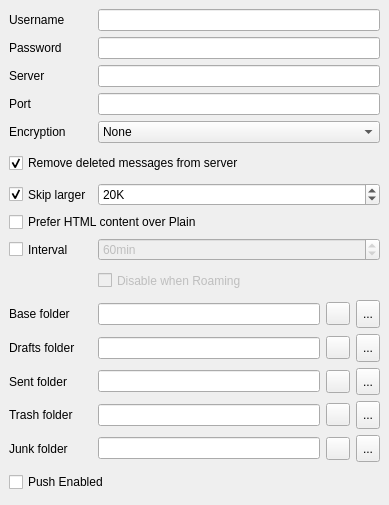
<?xml version="1.0" encoding="UTF-8"?>
<ui version="4.0">
 <class>ImapSettings</class>
 <widget class="QWidget" name="ImapSettings">
  <property name="geometry">
   <rect>
    <x>0</x>
    <y>0</y>
    <width>389</width>
    <height>505</height>
   </rect>
  </property>
  <property name="windowTitle">
   <string>Form</string>
  </property>
  <layout class="QVBoxLayout" name="verticalLayout">
   <property name="spacing">
    <number>-1</number>
   </property>
   <property name="margin">
    <number>0</number>
   </property>
   <item>
    <widget class="QScrollArea" name="scrollArea_2">
     <property name="focusPolicy">
      <enum>Qt::NoFocus</enum>
     </property>
     <property name="frameShape">
      <enum>QFrame::NoFrame</enum>
     </property>
     <property name="lineWidth">
      <number>0</number>
     </property>
     <property name="horizontalScrollBarPolicy">
      <enum>Qt::ScrollBarAlwaysOff</enum>
     </property>
     <property name="widgetResizable">
      <bool>true</bool>
     </property>
     <widget class="QWidget" name="scrollAreaWidgetContents_2">
      <property name="geometry">
       <rect>
        <x>0</x>
        <y>0</y>
        <width>389</width>
        <height>505</height>
       </rect>
      </property>
      <layout class="QGridLayout" name="gridlayout1">
       <item row="0" column="0">
        <widget class="QLabel" name="usernameLabel">
         <property name="sizePolicy">
          <sizepolicy hsizetype="Minimum" vsizetype="Minimum">
           <horstretch>0</horstretch>
           <verstretch>0</verstretch>
          </sizepolicy>
         </property>
         <property name="text">
          <string>Username</string>
         </property>
         <property name="buddy">
          <cstring>mailUserInput</cstring>
         </property>
        </widget>
       </item>
       <item row="0" column="1">
        <widget class="QLineEdit" name="mailUserInput">
         <property name="sizePolicy">
          <sizepolicy hsizetype="Expanding" vsizetype="Fixed">
           <horstretch>0</horstretch>
           <verstretch>0</verstretch>
          </sizepolicy>
         </property>
        </widget>
       </item>
       <item row="1" column="0">
        <widget class="QLabel" name="passwordLabel">
         <property name="sizePolicy">
          <sizepolicy hsizetype="Minimum" vsizetype="Minimum">
           <horstretch>0</horstretch>
           <verstretch>0</verstretch>
          </sizepolicy>
         </property>
         <property name="text">
          <string>Password</string>
         </property>
         <property name="buddy">
          <cstring>mailPasswInput</cstring>
         </property>
        </widget>
       </item>
       <item row="1" column="1">
        <widget class="QLineEdit" name="mailPasswInput">
         <property name="sizePolicy">
          <sizepolicy hsizetype="Expanding" vsizetype="Fixed">
           <horstretch>0</horstretch>
           <verstretch>0</verstretch>
          </sizepolicy>
         </property>
         <property name="echoMode">
          <enum>QLineEdit::Password</enum>
         </property>
        </widget>
       </item>
       <item row="2" column="0">
        <widget class="QLabel" name="serverLabel">
         <property name="sizePolicy">
          <sizepolicy hsizetype="Minimum" vsizetype="Minimum">
           <horstretch>0</horstretch>
           <verstretch>0</verstretch>
          </sizepolicy>
         </property>
         <property name="text">
          <string>Server</string>
         </property>
         <property name="buddy">
          <cstring>mailServerInput</cstring>
         </property>
        </widget>
       </item>
       <item row="2" column="1">
        <widget class="QLineEdit" name="mailServerInput">
         <property name="sizePolicy">
          <sizepolicy hsizetype="Expanding" vsizetype="Fixed">
           <horstretch>0</horstretch>
           <verstretch>0</verstretch>
          </sizepolicy>
         </property>
        </widget>
       </item>
       <item row="3" column="0">
        <widget class="QLabel" name="portLabel">
         <property name="sizePolicy">
          <sizepolicy hsizetype="Minimum" vsizetype="Minimum">
           <horstretch>0</horstretch>
           <verstretch>0</verstretch>
          </sizepolicy>
         </property>
         <property name="text">
          <string>Port</string>
         </property>
         <property name="buddy">
          <cstring>mailPortInput</cstring>
         </property>
        </widget>
       </item>
       <item row="3" column="1">
        <widget class="QLineEdit" name="mailPortInput">
         <property name="sizePolicy">
          <sizepolicy hsizetype="Expanding" vsizetype="Fixed">
           <horstretch>0</horstretch>
           <verstretch>0</verstretch>
          </sizepolicy>
         </property>
        </widget>
       </item>
       <item row="4" column="0">
        <widget class="QLabel" name="lblEncryptionIncoming">
         <property name="sizePolicy">
          <sizepolicy hsizetype="Minimum" vsizetype="Minimum">
           <horstretch>0</horstretch>
           <verstretch>0</verstretch>
          </sizepolicy>
         </property>
         <property name="text">
          <string>Encryption</string>
         </property>
         <property name="buddy">
          <cstring>encryptionIncoming</cstring>
         </property>
        </widget>
       </item>
       <item row="4" column="1">
        <widget class="QComboBox" name="encryptionIncoming">
         <property name="sizePolicy">
          <sizepolicy hsizetype="Expanding" vsizetype="Fixed">
           <horstretch>0</horstretch>
           <verstretch>0</verstretch>
          </sizepolicy>
         </property>
         <item>
          <property name="text">
           <string>None</string>
          </property>
         </item>
         <item>
          <property name="text">
           <string>SSL</string>
          </property>
         </item>
         <item>
          <property name="text">
           <string>TLS</string>
          </property>
         </item>
        </widget>
       </item>
       <item row="5" column="0" colspan="2">
        <widget class="QCheckBox" name="deleteCheckBox">
         <property name="sizePolicy">
          <sizepolicy hsizetype="Expanding" vsizetype="Minimum">
           <horstretch>0</horstretch>
           <verstretch>0</verstretch>
          </sizepolicy>
         </property>
         <property name="text">
          <string>Remove deleted messages from server</string>
         </property>
         <property name="checked">
          <bool>true</bool>
         </property>
        </widget>
       </item>
       <item row="6" column="0">
        <widget class="QCheckBox" name="thresholdCheckBox">
         <property name="sizePolicy">
          <sizepolicy hsizetype="Minimum" vsizetype="Minimum">
           <horstretch>0</horstretch>
           <verstretch>0</verstretch>
          </sizepolicy>
         </property>
         <property name="minimumSize">
          <size>
           <width>0</width>
           <height>0</height>
          </size>
         </property>
         <property name="text">
          <string>Skip larger</string>
         </property>
         <property name="checked">
          <bool>true</bool>
         </property>
        </widget>
       </item>
       <item row="6" column="1">
        <widget class="QSpinBox" name="maxSize">
         <property name="enabled">
          <bool>true</bool>
         </property>
         <property name="sizePolicy">
          <sizepolicy hsizetype="Expanding" vsizetype="Fixed">
           <horstretch>0</horstretch>
           <verstretch>0</verstretch>
          </sizepolicy>
         </property>
         <property name="suffix">
          <string>K</string>
         </property>
         <property name="minimum">
          <number>5</number>
         </property>
         <property name="maximum">
          <number>5000</number>
         </property>
         <property name="singleStep">
          <number>5</number>
         </property>
         <property name="value">
          <number>20</number>
         </property>
        </widget>
       </item>
       <item row="7" column="0" colspan="2">
        <widget class="QCheckBox" name="preferHtml">
         <property name="text">
          <string>Prefer HTML content over Plain</string>
         </property>
        </widget>
       </item>
       <item row="8" column="0">
        <widget class="QCheckBox" name="intervalCheckBox">
         <property name="sizePolicy">
          <sizepolicy hsizetype="Minimum" vsizetype="Minimum">
           <horstretch>0</horstretch>
           <verstretch>0</verstretch>
          </sizepolicy>
         </property>
         <property name="minimumSize">
          <size>
           <width>0</width>
           <height>0</height>
          </size>
         </property>
         <property name="text">
          <string>Interval</string>
         </property>
        </widget>
       </item>
       <item row="8" column="1">
        <widget class="QSpinBox" name="intervalPeriod">
         <property name="enabled">
          <bool>false</bool>
         </property>
         <property name="sizePolicy">
          <sizepolicy hsizetype="Expanding" vsizetype="Fixed">
           <horstretch>0</horstretch>
           <verstretch>0</verstretch>
          </sizepolicy>
         </property>
         <property name="suffix">
          <string comment="short for minutes">min</string>
         </property>
         <property name="minimum">
          <number>10</number>
         </property>
         <property name="maximum">
          <number>1440</number>
         </property>
         <property name="singleStep">
          <number>10</number>
         </property>
         <property name="value">
          <number>60</number>
         </property>
        </widget>
       </item>
       <item row="9" column="1">
        <widget class="QCheckBox" name="roamingCheckBox">
         <property name="enabled">
          <bool>false</bool>
         </property>
         <property name="sizePolicy">
          <sizepolicy hsizetype="Minimum" vsizetype="Minimum">
           <horstretch>0</horstretch>
           <verstretch>0</verstretch>
          </sizepolicy>
         </property>
         <property name="minimumSize">
          <size>
           <width>0</width>
           <height>0</height>
          </size>
         </property>
         <property name="text">
          <string>Disable when Roaming</string>
         </property>
        </widget>
       </item>
       <item row="10" column="0">
        <widget class="QLabel" name="baseFolderLabel">
         <property name="sizePolicy">
          <sizepolicy hsizetype="Minimum" vsizetype="Minimum">
           <horstretch>0</horstretch>
           <verstretch>0</verstretch>
          </sizepolicy>
         </property>
         <property name="text">
          <string>Base folder</string>
         </property>
         <property name="buddy">
          <cstring>imapBaseDir</cstring>
         </property>
        </widget>
       </item>
       <item row="10" column="1">
        <layout class="QHBoxLayout" name="_2a">
         <item>
          <widget class="QLineEdit" name="imapBaseDir">
           <property name="sizePolicy">
            <sizepolicy hsizetype="Expanding" vsizetype="Fixed">
             <horstretch>0</horstretch>
             <verstretch>0</verstretch>
            </sizepolicy>
           </property>
           <property name="readOnly">
            <bool>false</bool>
           </property>
          </widget>
         </item>
         <item>
          <widget class="QToolButton" name="clearBaseButton">
           <property name="text">
            <string/>
           </property>
          </widget>
         </item>
         <item>
          <widget class="QToolButton" name="mailboxButton">
           <property name="sizePolicy">
            <sizepolicy hsizetype="Preferred" vsizetype="Preferred">
             <horstretch>0</horstretch>
             <verstretch>0</verstretch>
            </sizepolicy>
           </property>
           <property name="minimumSize">
            <size>
             <width>24</width>
             <height>26</height>
            </size>
           </property>
           <property name="baseSize">
            <size>
             <width>20</width>
             <height>20</height>
            </size>
           </property>
           <property name="text">
            <string>...</string>
           </property>
          </widget>
         </item>
        </layout>
       </item>
       <item row="12" column="0">
        <widget class="QLabel" name="draftsFolderLabel">
         <property name="sizePolicy">
          <sizepolicy hsizetype="Minimum" vsizetype="Minimum">
           <horstretch>0</horstretch>
           <verstretch>0</verstretch>
          </sizepolicy>
         </property>
         <property name="text">
          <string>Drafts folder</string>
         </property>
         <property name="buddy">
          <cstring>imapDraftsDir</cstring>
         </property>
        </widget>
       </item>
       <item row="12" column="1">
        <layout class="QHBoxLayout" name="_2b">
         <item>
          <widget class="QLineEdit" name="imapDraftsDir">
           <property name="sizePolicy">
            <sizepolicy hsizetype="Expanding" vsizetype="Fixed">
             <horstretch>0</horstretch>
             <verstretch>0</verstretch>
            </sizepolicy>
           </property>
           <property name="focusPolicy">
            <enum>Qt::NoFocus</enum>
           </property>
           <property name="readOnly">
            <bool>true</bool>
           </property>
          </widget>
         </item>
         <item>
          <widget class="QToolButton" name="clearDraftsButton">
           <property name="text">
            <string/>
           </property>
          </widget>
         </item>
         <item>
          <widget class="QToolButton" name="draftsButton">
           <property name="sizePolicy">
            <sizepolicy hsizetype="Preferred" vsizetype="Preferred">
             <horstretch>0</horstretch>
             <verstretch>0</verstretch>
            </sizepolicy>
           </property>
           <property name="minimumSize">
            <size>
             <width>24</width>
             <height>26</height>
            </size>
           </property>
           <property name="baseSize">
            <size>
             <width>20</width>
             <height>20</height>
            </size>
           </property>
           <property name="text">
            <string>...</string>
           </property>
          </widget>
         </item>
        </layout>
       </item>
       <item row="13" column="0">
        <widget class="QLabel" name="sentFolderLabel">
         <property name="sizePolicy">
          <sizepolicy hsizetype="Minimum" vsizetype="Minimum">
           <horstretch>0</horstretch>
           <verstretch>0</verstretch>
          </sizepolicy>
         </property>
         <property name="text">
          <string>Sent folder</string>
         </property>
         <property name="buddy">
          <cstring>imapSentDir</cstring>
         </property>
        </widget>
       </item>
       <item row="13" column="1">
        <layout class="QHBoxLayout" name="_2c">
         <item>
          <widget class="QLineEdit" name="imapSentDir">
           <property name="sizePolicy">
            <sizepolicy hsizetype="Expanding" vsizetype="Fixed">
             <horstretch>0</horstretch>
             <verstretch>0</verstretch>
            </sizepolicy>
           </property>
           <property name="focusPolicy">
            <enum>Qt::NoFocus</enum>
           </property>
           <property name="readOnly">
            <bool>true</bool>
           </property>
          </widget>
         </item>
         <item>
          <widget class="QToolButton" name="clearSentButton">
           <property name="text">
            <string/>
           </property>
          </widget>
         </item>
         <item>
          <widget class="QToolButton" name="sentButton">
           <property name="sizePolicy">
            <sizepolicy hsizetype="Preferred" vsizetype="Preferred">
             <horstretch>0</horstretch>
             <verstretch>0</verstretch>
            </sizepolicy>
           </property>
           <property name="minimumSize">
            <size>
             <width>24</width>
             <height>26</height>
            </size>
           </property>
           <property name="baseSize">
            <size>
             <width>20</width>
             <height>20</height>
            </size>
           </property>
           <property name="text">
            <string>...</string>
           </property>
          </widget>
         </item>
        </layout>
       </item>
       <item row="14" column="0">
        <widget class="QLabel" name="trashFolderLabel">
         <property name="sizePolicy">
          <sizepolicy hsizetype="Minimum" vsizetype="Minimum">
           <horstretch>0</horstretch>
           <verstretch>0</verstretch>
          </sizepolicy>
         </property>
         <property name="text">
          <string>Trash folder</string>
         </property>
         <property name="buddy">
          <cstring>imapTrashDir</cstring>
         </property>
        </widget>
       </item>
       <item row="14" column="1">
        <layout class="QHBoxLayout" name="_2d">
         <item>
          <widget class="QLineEdit" name="imapTrashDir">
           <property name="sizePolicy">
            <sizepolicy hsizetype="Expanding" vsizetype="Fixed">
             <horstretch>0</horstretch>
             <verstretch>0</verstretch>
            </sizepolicy>
           </property>
           <property name="focusPolicy">
            <enum>Qt::NoFocus</enum>
           </property>
           <property name="readOnly">
            <bool>true</bool>
           </property>
          </widget>
         </item>
         <item>
          <widget class="QToolButton" name="clearTrashButton">
           <property name="text">
            <string/>
           </property>
          </widget>
         </item>
         <item>
          <widget class="QToolButton" name="trashButton">
           <property name="sizePolicy">
            <sizepolicy hsizetype="Preferred" vsizetype="Preferred">
             <horstretch>0</horstretch>
             <verstretch>0</verstretch>
            </sizepolicy>
           </property>
           <property name="minimumSize">
            <size>
             <width>24</width>
             <height>26</height>
            </size>
           </property>
           <property name="baseSize">
            <size>
             <width>20</width>
             <height>20</height>
            </size>
           </property>
           <property name="text">
            <string>...</string>
           </property>
          </widget>
         </item>
        </layout>
       </item>
       <item row="15" column="0">
        <widget class="QLabel" name="junkFolderLabel">
         <property name="sizePolicy">
          <sizepolicy hsizetype="Minimum" vsizetype="Minimum">
           <horstretch>0</horstretch>
           <verstretch>0</verstretch>
          </sizepolicy>
         </property>
         <property name="text">
          <string>Junk folder</string>
         </property>
         <property name="buddy">
          <cstring>imapJunkDir</cstring>
         </property>
        </widget>
       </item>
       <item row="15" column="1">
        <layout class="QHBoxLayout" name="_2e">
         <item>
          <widget class="QLineEdit" name="imapJunkDir">
           <property name="sizePolicy">
            <sizepolicy hsizetype="Expanding" vsizetype="Fixed">
             <horstretch>0</horstretch>
             <verstretch>0</verstretch>
            </sizepolicy>
           </property>
           <property name="focusPolicy">
            <enum>Qt::NoFocus</enum>
           </property>
           <property name="readOnly">
            <bool>true</bool>
           </property>
          </widget>
         </item>
         <item>
          <widget class="QToolButton" name="clearJunkButton">
           <property name="text">
            <string/>
           </property>
          </widget>
         </item>
         <item>
          <widget class="QToolButton" name="junkButton">
           <property name="sizePolicy">
            <sizepolicy hsizetype="Preferred" vsizetype="Preferred">
             <horstretch>0</horstretch>
             <verstretch>0</verstretch>
            </sizepolicy>
           </property>
           <property name="minimumSize">
            <size>
             <width>24</width>
             <height>26</height>
            </size>
           </property>
           <property name="baseSize">
            <size>
             <width>20</width>
             <height>20</height>
            </size>
           </property>
           <property name="text">
            <string>...</string>
           </property>
          </widget>
         </item>
        </layout>
       </item>
       <item row="16" column="0" colspan="2">
        <widget class="QCheckBox" name="pushCheckBox">
         <property name="sizePolicy">
          <sizepolicy hsizetype="Minimum" vsizetype="Minimum">
           <horstretch>0</horstretch>
           <verstretch>0</verstretch>
          </sizepolicy>
         </property>
         <property name="minimumSize">
          <size>
           <width>0</width>
           <height>0</height>
          </size>
         </property>
         <property name="text">
          <string>Push Enabled</string>
         </property>
        </widget>
       </item>
      </layout>
     </widget>
    </widget>
   </item>
  </layout>
 </widget>
 <tabstops>
  <tabstop>mailUserInput</tabstop>
  <tabstop>mailPasswInput</tabstop>
  <tabstop>mailServerInput</tabstop>
  <tabstop>mailPortInput</tabstop>
  <tabstop>encryptionIncoming</tabstop>
  <tabstop>deleteCheckBox</tabstop>
  <tabstop>thresholdCheckBox</tabstop>
  <tabstop>maxSize</tabstop>
  <tabstop>preferHtml</tabstop>
  <tabstop>pushCheckBox</tabstop>
  <tabstop>intervalCheckBox</tabstop>
  <tabstop>intervalPeriod</tabstop>
  <tabstop>roamingCheckBox</tabstop>
  <tabstop>imapBaseDir</tabstop>
  <tabstop>clearBaseButton</tabstop>
  <tabstop>mailboxButton</tabstop>
  <tabstop>clearDraftsButton</tabstop>
  <tabstop>draftsButton</tabstop>
  <tabstop>clearSentButton</tabstop>
  <tabstop>sentButton</tabstop>
  <tabstop>clearTrashButton</tabstop>
  <tabstop>trashButton</tabstop>
  <tabstop>clearJunkButton</tabstop>
  <tabstop>junkButton</tabstop>
 </tabstops>
 <resources/>
 <connections/>
</ui>
